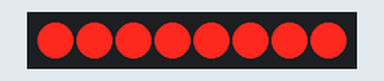
Recording of a sketch running on a simulated Arduino Uno, built with avr-gcc and run on an emulated ATmega328P. Parts: 8 shift-register outputs drawn as a row of LEDs (first output left, lit = HIGH). Wiring (inferred from the names in the program): shift register (74HC595): data pin 8; shift clock pin 10; latch pin 9. Wiring (inferred from the signals the program sends): row of LEDs: on Q0, Q1, Q2, Q3, Q4, Q5, Q6, Q7.

Above: at 0.2 s.
At 1.2 s:
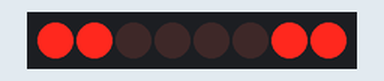
At 3.1 s:
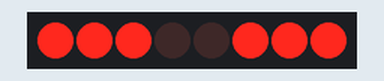
At 4.1 s:
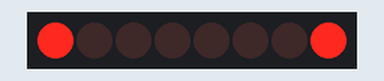
Timing chart, 0 to 5.5 s (numbered marks = the images above):
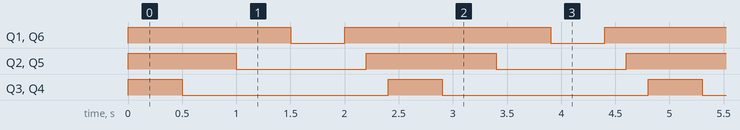

Measured:
- by itself, Q1, Q6: repeats every 2.4 s: LOW 0.50 s, HIGH 1.9 s
- by itself, Q2, Q5: repeats every 2.4 s: LOW 1.2 s, HIGH 1.2 s
- by itself, Q3, Q4: alternates HIGH for 0.50 s and LOW for 1.9 s

The sketch:

simple_animation.ino
```cpp
#define PIN_DS 8   //pin 14  75HC595
#define PIN_STCP 9  //pin 12  75HC595
#define PIN_SHCP 10 //pin 11  75HC595

//Nombre de registre a decalage utilise
#define numberOf74hc595 1

// nombre total de pin de registre a decalage
#define numOfRegisterPins numberOf74hc595 * 8

// cree un array contenant des booleen de la taille du nombre de pin 74hc595
boolean registers[numOfRegisterPins];

void setup(){
  pinMode(PIN_DS, OUTPUT);
  pinMode(PIN_STCP, OUTPUT);
  pinMode(PIN_SHCP, OUTPUT);

 // remise a 0 des registres
  clearRegisters();
 // on applique les valeurs au registre a decalage
  writeRegisters();
}

// Mettre toutes les valeurs a 0 pour le resigtre
void clearRegisters(){
  for(int i = numOfRegisterPins - 1; i >=  0; i--){
     registers[i] = LOW;
  }
}

// affectation des valeurs engregistrés dans le tableau "registers" et application (visualisation) des valeurs a la fin
void writeRegisters(){

 // Tant que LOW les modifications ne seront pas affectés
  digitalWrite(PIN_STCP, LOW);

 // boucle pour affecter chaque pin des 74hc595
  for(int i = numOfRegisterPins - 1; i >=  0; i--){

    //doit etre a l'etat bas pour changer de colonne plus tard
    digitalWrite(PIN_SHCP, LOW);

    // recuperation de la valeur dans le tableau registers
    int val = registers[i];

    //affecte la valeur sur le pin DS correspondant a un pin du 74hc595
    digitalWrite(PIN_DS, val);

    //colonne suivante
    digitalWrite(PIN_SHCP, HIGH);
  }
  //applique toutes les valeurs au 74hc595
  digitalWrite(PIN_STCP, HIGH);

}

// enregistre une valeur pour un registre etat haut ou bas

void setRegisterPin(int index, int value){
  registers[index] = value;
}

void loop(){
  setRegisterPin(0, HIGH);
  setRegisterPin(1, HIGH);
  setRegisterPin(2, HIGH);
  setRegisterPin(3, HIGH);
  setRegisterPin(4, HIGH);
  setRegisterPin(5, HIGH);
  setRegisterPin(6, HIGH);
  setRegisterPin(7, HIGH);
// appelle la fonction pour appliquer les valeurs
  writeRegisters();

delay(500);

  setRegisterPin(0, HIGH);
  setRegisterPin(1, HIGH);
  setRegisterPin(2, HIGH);
  setRegisterPin(3, LOW);
  setRegisterPin(4, LOW);
  setRegisterPin(5, HIGH);
  setRegisterPin(6, HIGH);
  setRegisterPin(7, HIGH);
  writeRegisters();

delay(500);

  setRegisterPin(0, HIGH);
  setRegisterPin(1, HIGH);
  setRegisterPin(2, LOW);
  setRegisterPin(3, LOW);
  setRegisterPin(4, LOW);
  setRegisterPin(5, LOW);
  setRegisterPin(6, HIGH);
  setRegisterPin(7, HIGH);
  writeRegisters();

delay(500);

  setRegisterPin(0, HIGH);
  setRegisterPin(1, LOW);
  setRegisterPin(2, LOW);
  setRegisterPin(3, LOW);
  setRegisterPin(4, LOW);
  setRegisterPin(5, LOW);
  setRegisterPin(6, LOW);
  setRegisterPin(7, HIGH);
  writeRegisters();

delay(500);

  setRegisterPin(1, HIGH);
  setRegisterPin(6, HIGH);
  writeRegisters();

delay(200);

  setRegisterPin(2, HIGH);
  setRegisterPin(5, HIGH);
  writeRegisters();

delay(200);
}
```
